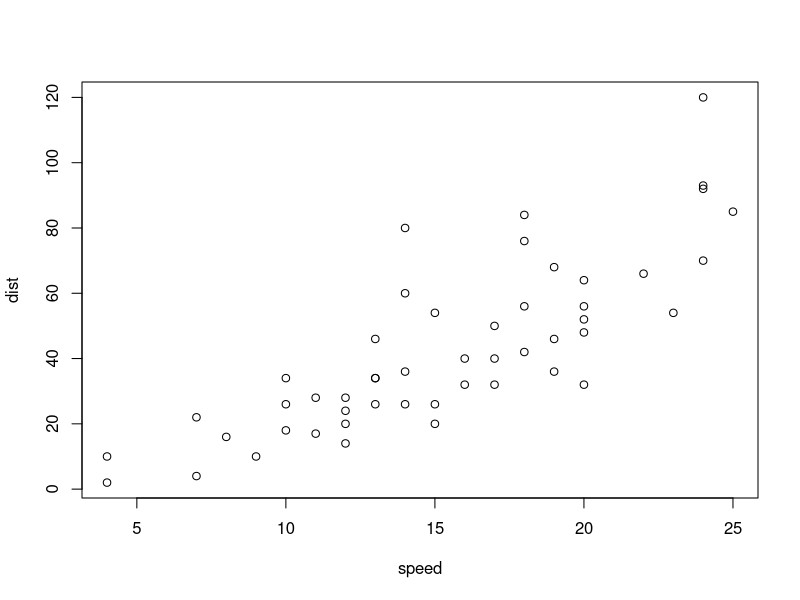
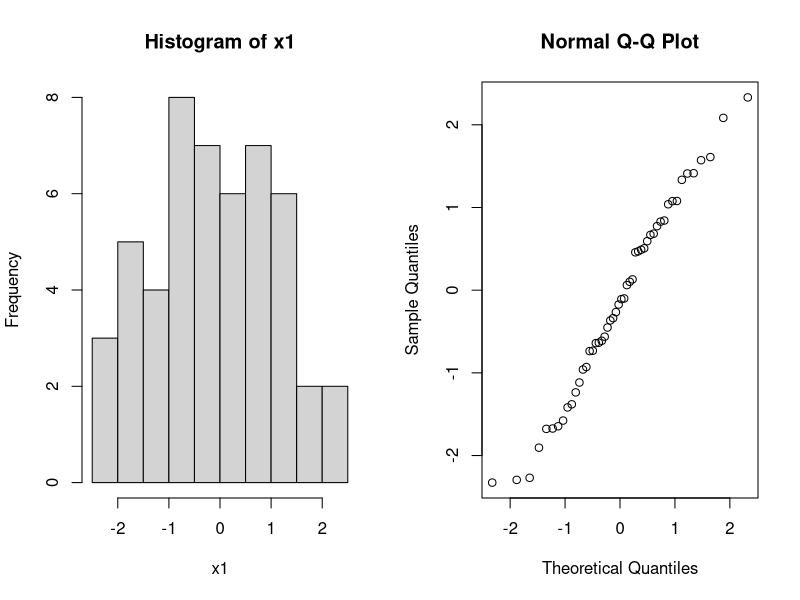
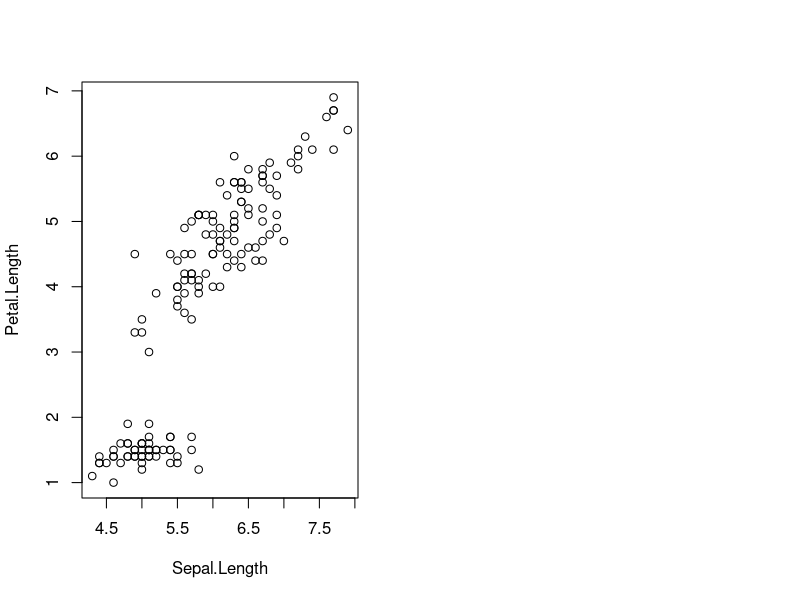
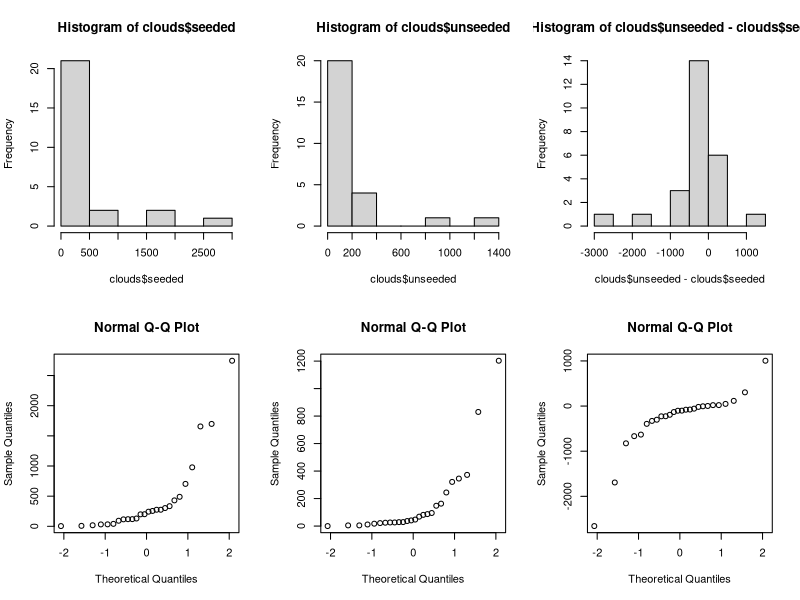
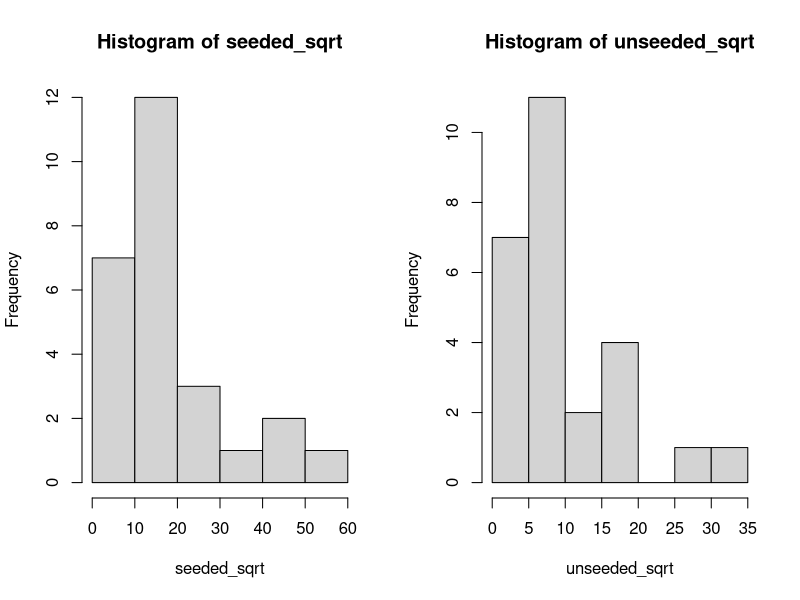
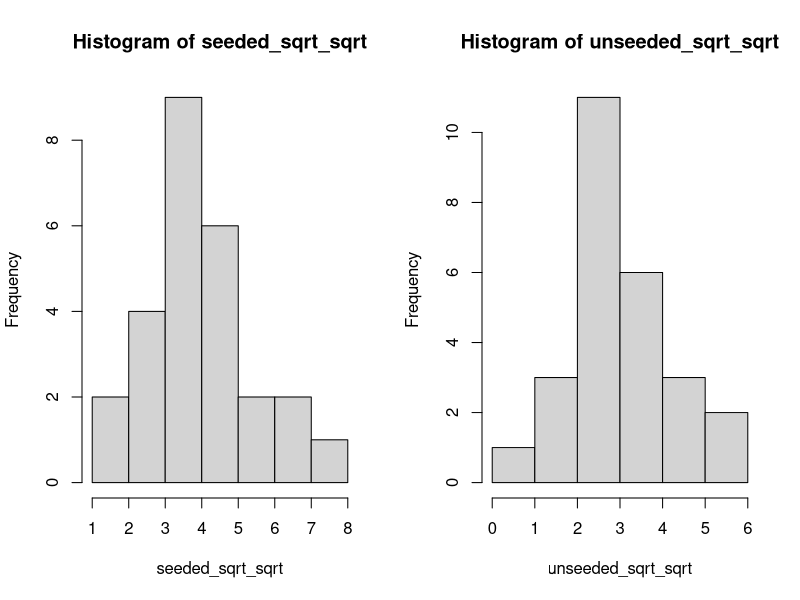
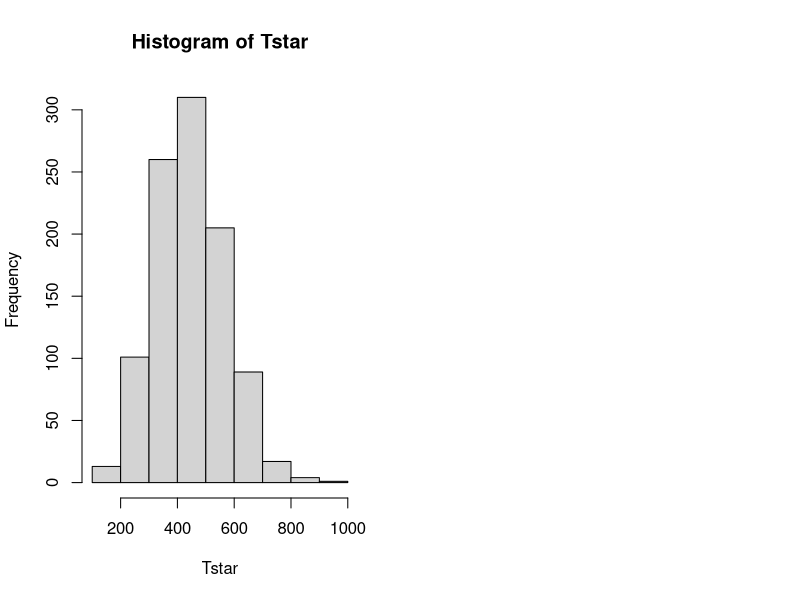

These figures' R source, in order:
## ---- chunk 1
summary(cars)
## ---- chunk 2
plot(cars)
## ---- chunk 3
par(mfrow=c(1,2)); x1=rnorm(50); hist(x1); qqnorm(x1)
## ---- chunk 4
plot(iris$Sepal.Length,iris$Petal.Length,xlab="Sepal.Length",ylab="Petal.Length")
## ---- chunk 5
library(knitr)
kable(mtcars[1:5,],caption="A knit kable.")
## ---- chunk 6
mu=0;nu=0.5
x=rnorm(50,mu,1); y=rnorm(50,nu,1) # creating artificial data
ttest=t.test(x,y) 
## ---- chunk 7
x <- as.numeric(list(15.4, 17.9, 19.0, 0.5, 15.9, 2.7, 6.2, 2.5, 4.7, 6.9, 10.8, 24.3, 5.6, 23.0, 10.7))
## ---- chunk 8
shapiro.test(x)
## ---- chunk 9
mu = mean(x)
mu
## ---- chunk 10
s = sd(x)
s
## ---- chunk 11
alpha <- 1 - 0.97
n <- length(x)
ta <- qt(1-alpha/2, df=n-1)
ta
## ---- chunk 12
CI_97 <- c(mu - ta*s/sqrt(n), mu + ta*s/sqrt(n))
CI_97
## ---- chunk 13
E <- 2 
n_min <- (ta*s/E)^2
n_min
## ---- chunk 14
B = 1000
Tstar = numeric(B)

for(i in 1:B) {
  Xstar = sample(x, replace=TRUE)
  Tstar[i] = mean(Xstar)
}

TstarLower = quantile(Tstar, alpha/2)
TstarUpper = quantile(Tstar, 1-alpha/2)

bootstrap_CI_97 <- c(2*mu - TstarUpper, 2*mu - TstarLower)
bootstrap_CI_97
## ---- chunk 15
t.test(x, mu=15, alt='l')
## ---- chunk 16
binom.test(sum(x<15), length(x), p = 0.5, alternative = "less", conf.level = 0.95)
## ---- chunk 17
B <- 1000

for(m in 13:15){
  ttest <- numeric(B)
  sign <- numeric(B)
  for(i in 1L:B){
    h1_sample = rnorm(n, mean=m, sd=s)
    
    ttest[i] <- t.test(h1_sample, mu=mu, alt='l')[[3]]
    sign[i] <- binom.test(sum(h1_sample<mu), length(h1_sample), p = 0.5, 
                          alternative = "less", conf.level = 0.95)[[3]]
  }
  print(paste0("H1 mu=", m))
  print(paste0("t-test power ", sum(ttest < 0.05)/B))
  print(paste0("sign test power ", sum(sign < 0.05)/B))
}
## ---- chunk 18
p_hat = mean(x > 15.5)
p_hat
## ---- chunk 19
p_hat_r <- 0.53
margin_error = p_hat_r - p_hat
p_hat_l <- p_hat - margin_error
p_hat_l
## ---- chunk 20
se <- sqrt((p_hat * (1 - p_hat)) / n)
z_alpha_by_2 <- margin_error / se
z_alpha_by_2
## ---- chunk 21
alpha = (1 - pnorm(z_alpha_by_2))*2
1-alpha
## ---- chunk 22
prop.test(c(2, 6), c(5, 10))
## ---- chunk 23
clouds <- read.table("data/clouds.txt", header=TRUE)

par(mfrow=c(2, 3))
hist(clouds$seeded)
hist(clouds$unseeded)
hist(clouds$unseeded - clouds$seeded)
qqnorm(clouds$seeded)
qqnorm(clouds$unseeded)
qqnorm(clouds$unseeded - clouds$seeded)
## ---- chunk 24
shapiro.test(clouds$unseeded - clouds$seeded)
## ---- chunk 25
t.test(clouds$unseeded, clouds$seeded, paired=FALSE)
## ---- chunk 26
wilcox.test(clouds$unseeded, clouds$seeded)
median(clouds$unseeded); median(clouds$seeded)
## ---- chunk 27
ks.test(clouds$unseeded, clouds$seeded)
mean(clouds$unseeded); mean(clouds$seeded)
## ---- chunk 28
unseeded_sqrt <- sqrt(clouds$unseeded)
seeded_sqrt <- sqrt(clouds$seeded)

par(mfrow=c(1, 2))
hist(seeded_sqrt)
hist(unseeded_sqrt)
## ---- chunk 29
shapiro.test(unseeded_sqrt)
shapiro.test(seeded_sqrt)
## ---- chunk 30
t.test(unseeded_sqrt, seeded_sqrt, paired=FALSE)
wilcox.test(unseeded_sqrt, seeded_sqrt)
ks.test(unseeded_sqrt, seeded_sqrt)
## ---- chunk 31
unseeded_sqrt_sqrt <- sqrt(unseeded_sqrt)
seeded_sqrt_sqrt <- sqrt(seeded_sqrt)

par(mfrow=c(1, 2))
hist(seeded_sqrt_sqrt)
hist(unseeded_sqrt_sqrt)
## ---- chunk 32
shapiro.test(unseeded_sqrt_sqrt)
shapiro.test(seeded_sqrt_sqrt)
## ---- chunk 33
t.test(unseeded_sqrt_sqrt, seeded_sqrt_sqrt, paired=FALSE)
wilcox.test(unseeded_sqrt_sqrt, seeded_sqrt_sqrt)
ks.test(unseeded_sqrt_sqrt, seeded_sqrt_sqrt)
## ---- chunk 34
seeded <- clouds$seeded

B <- 1000
Tstar <- numeric(B)
for(i in 1:B){
  Xstar <- sample(seeded, replace=TRUE)
  Tstar[i] <- mean(Xstar)
}
lambda_hat <- 1/mean(Tstar)
lambda_hat
hist(Tstar)
## ---- chunk 35
alpha <- 1 - 0.95
deltastar <- 1/Tstar - lambda_hat
d <- quantile(deltastar, c(alpha/2, 1-alpha/2))
CI95 = lambda_hat - c(d[2], d[1])
lambda_hat; CI95
## ---- chunk 36
B <- 1000
t <- median(seeded)
tstar <- numeric(B)
n <- length(seeded)
for(i in 1:B){
  xstar <- rexp(n, lambda_hat)
  tstar[i] <- median(xstar)
}
pl <- sum(tstar<t)/B
pr <- sum(tstar>t)/B
p <- 2*min(pl, pr)
pl;pr;p
## ---- chunk 37
ks.test(seeded, rexp(n, lambda_hat))
## ---- chunk 38
binom.test(sum(seeded<300), length(seeded), p = 0.5, alternative = "less", conf.level = 0.95)
## ---- chunk 39
binom.test(sum(seeded<30), length(seeded), p = 0.25, alternative = "less", conf.level = 0.95)
## ---- chunk 40
dogs <- read.table("data/dogs.txt", header=TRUE)
## ---- chunk 41
shapiro.test(dogs$isofluorane)
shapiro.test(dogs$cyclopropane)
shapiro.test(dogs$halothane)
## ---- chunk 42
cor.test(dogs$isofluorane, dogs$halothane , method="spearman")
## ---- chunk 43
if (!require("coin")) install.packages("coin")
library(coin)
## ---- chunk 44
independence_test(dogs$isofluorane ~ dogs$halothane) 
## ---- chunk 45
combined<-data.frame(cbind(dogs$isofluorane, dogs$halothane, dogs$cyclopropane))
stacked <- stack(combined)
anova_results <-aov(values ~ ind, data = stacked )
summary(anova_results)
## ---- chunk 46
kruskal.test(values ~ ind, data = stacked)
## ---- chunk 47
BLOOD <- read.table("data/hemoglobin.txt", header=TRUE)
summary(BLOOD)
set.seed(42)
rows <- sample(nrow(BLOOD))
randomized <- BLOOD[rows, ]
## ---- chunk 48
res.aov3 <- aov(hemoglobin ~ rate * method, data = randomized)
summary(res.aov3)
## ---- chunk 49
res.aov <- aov(hemoglobin ~ rate, data = randomized)
summary(res.aov)
## ---- chunk 50
cream <- read.table("data/cream.txt", header=TRUE)
attach(cream)

model <- lm(acidity ~ batch + position + starter, data = cream)
summary(model)
